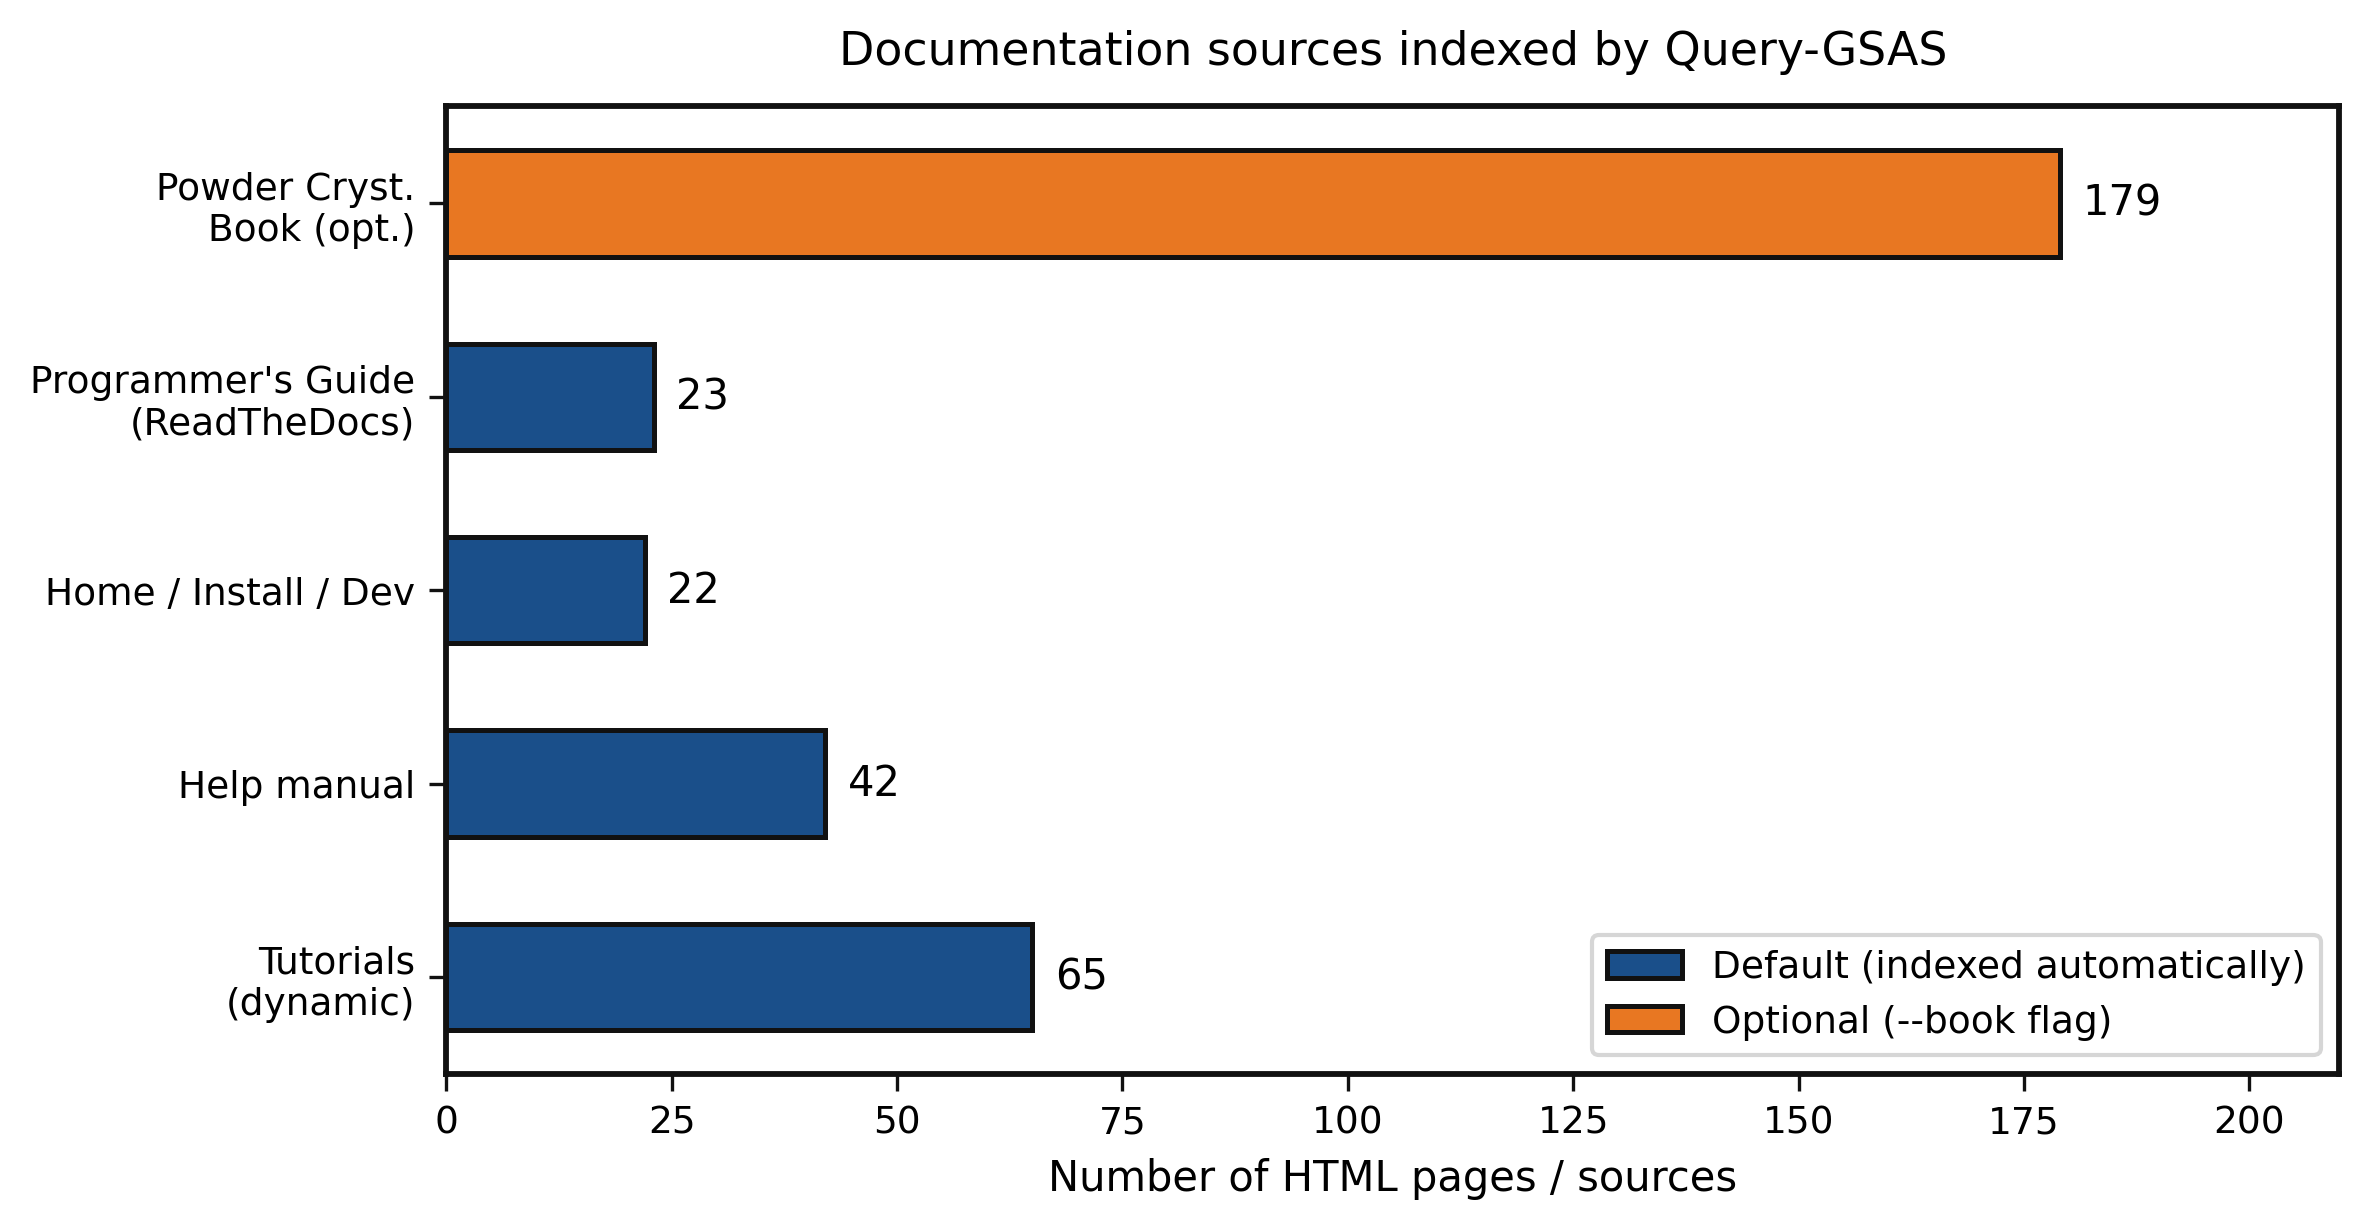

The script that saved this image:
"""
Source-count horizontal bar chart for Query-GSAS manuscript.
Outputs: fig_sources.svg (Inkscape-editable), fig_sources.png (300 dpi)
"""
import matplotlib
matplotlib.rcParams['svg.fonttype'] = 'none'   # editable text in Inkscape
import matplotlib.pyplot as plt
import matplotlib.patches as mpatches
import numpy as np
import os

ARGBLUE   = '#1a4f8a'
APORANGE  = '#e87722'
OUT_DIR   = os.path.dirname(os.path.abspath(__file__))

# ── Data (sources counts, not chunks) ────────────────────────────────────────
labels   = ['Tutorials\n(dynamic)', 'Help manual', 'Home / Install / Dev',
            "Programmer's Guide\n(ReadTheDocs)", 'Powder Cryst.\nBook (opt.)']
counts   = [65, 42, 22, 23, 179]
colors   = [ARGBLUE, ARGBLUE, ARGBLUE, ARGBLUE, APORANGE]
alphas   = [0.85, 0.65, 0.50, 0.70, 0.80]

fig, ax = plt.subplots(figsize=(8, 4.2))

y = np.arange(len(labels))
bars = ax.barh(y, counts, height=0.55, color=colors,
               edgecolor='#111111', linewidth=1.2)

# Value labels
for bar, val in zip(bars, counts):
    ax.text(bar.get_width() + 2.5, bar.get_y() + bar.get_height() / 2,
            str(val), va='center', ha='left', fontsize=10, fontfamily='sans-serif')

ax.set_yticks(y)
ax.set_yticklabels(labels, fontsize=10)
ax.set_xlabel('Number of HTML pages / sources', fontsize=10)
ax.set_xlim(0, 210)
ax.set_title('Documentation sources indexed by Query-GSAS', fontsize=11, pad=10)

# Legend
patch_req = mpatches.Patch(facecolor=ARGBLUE, edgecolor='#111111', linewidth=1.2,
                            label='Default (indexed automatically)')
patch_opt = mpatches.Patch(facecolor=APORANGE, edgecolor='#111111', linewidth=1.2,
                            label='Optional (--book flag)')
ax.legend(handles=[patch_req, patch_opt], fontsize=9, loc='lower right')

# Dark-bordered spines
for spine in ax.spines.values():
    spine.set_linewidth(1.4)
    spine.set_edgecolor('#111111')
ax.tick_params(axis='both', which='both', length=4, color='#111111', labelsize=9)

plt.tight_layout()
plt.savefig(os.path.join(OUT_DIR, 'fig_sources.svg'), format='svg', dpi=150,
            bbox_inches='tight')
plt.savefig(os.path.join(OUT_DIR, 'fig_sources.png'), format='png', dpi=300,
            bbox_inches='tight')
plt.close()
print('Saved fig_sources.svg and fig_sources.png')
